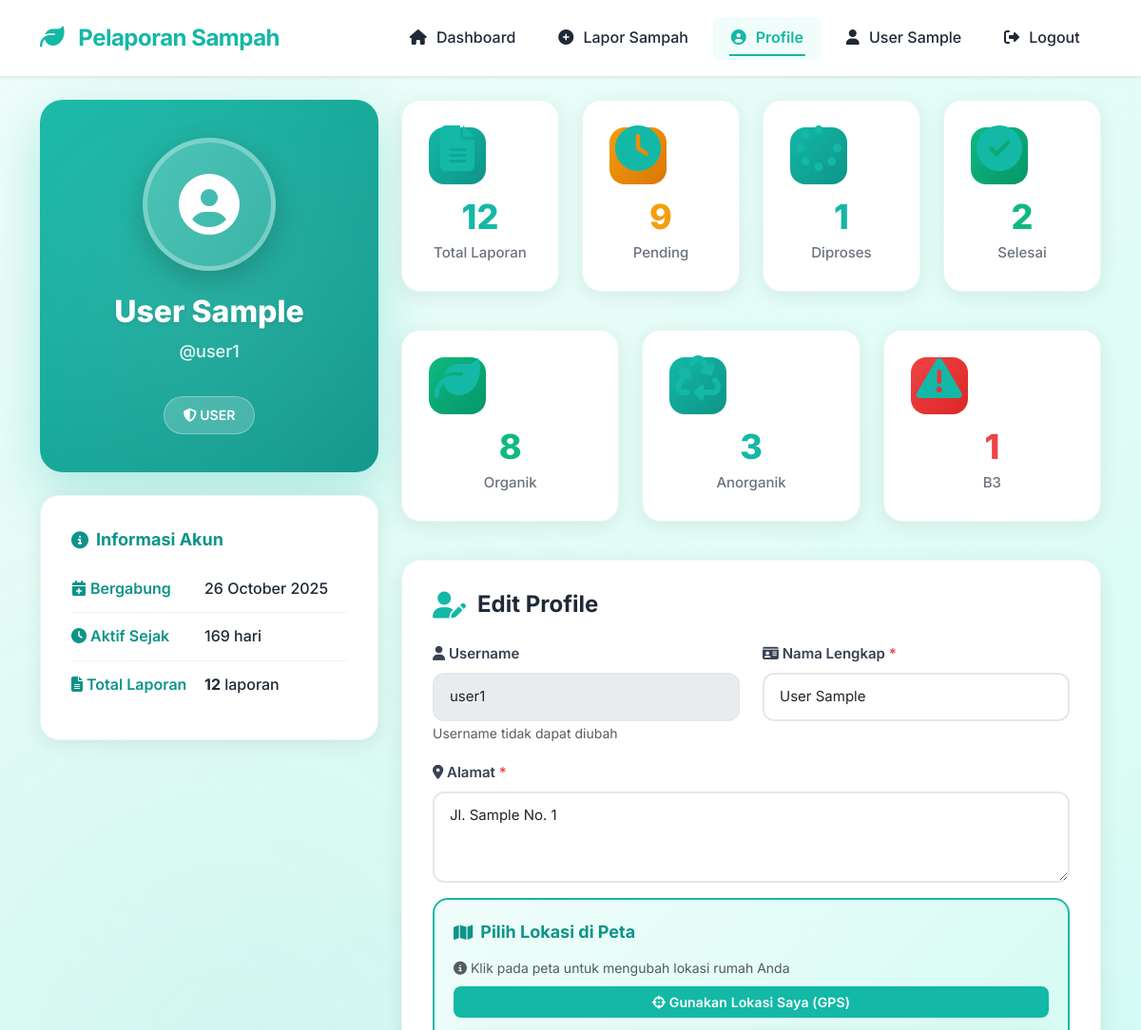
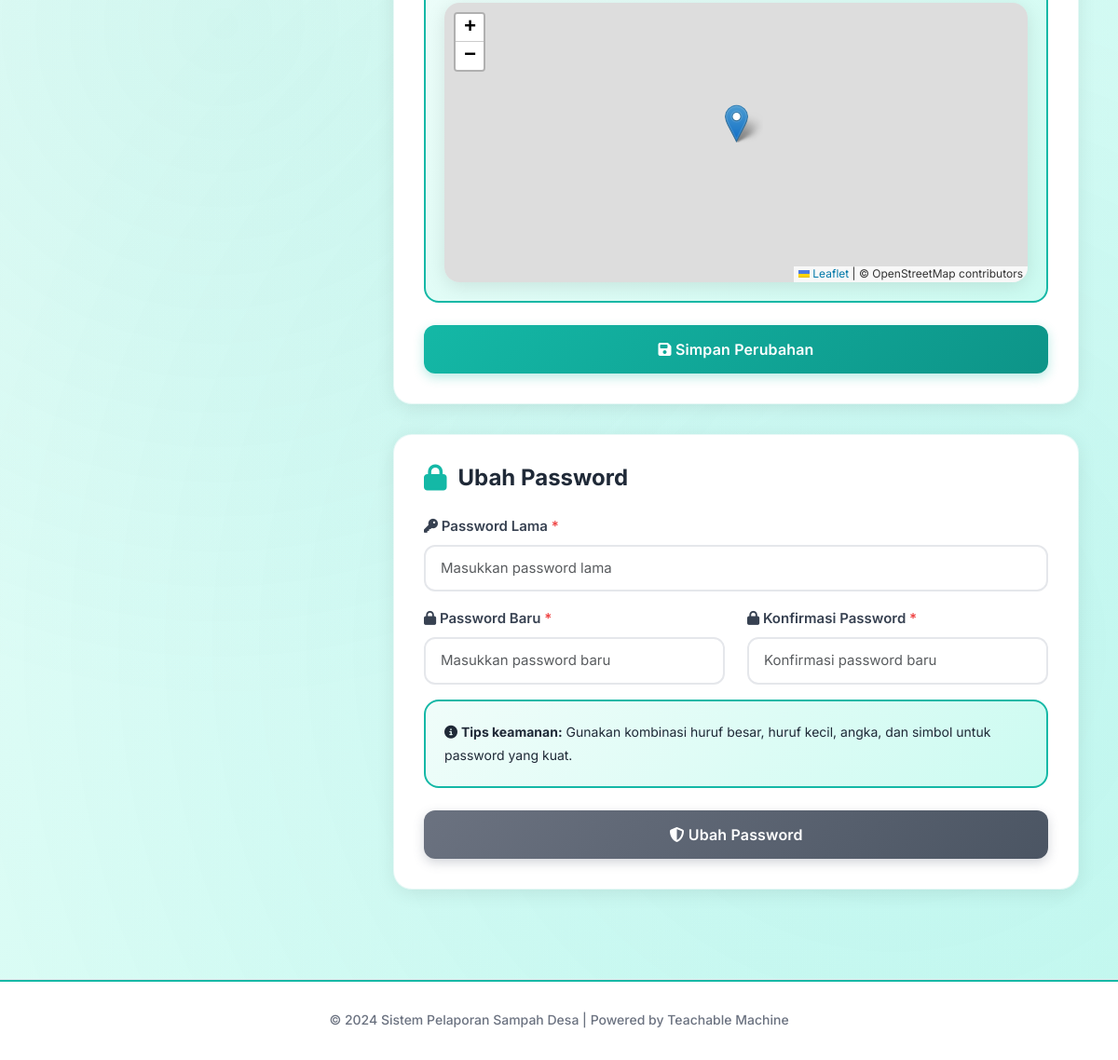
The app's page /user/profile.php (signed in) with its own data (2 pictures, top to bottom).
### tables this page shows
CREATE TABLE IF NOT EXISTS `users` (
  `id` int(11) NOT NULL AUTO_INCREMENT,
  `username` varchar(50) NOT NULL,
  `password` varchar(255) NOT NULL,
  `google_id` varchar(100) DEFAULT NULL COMMENT 'Google OAuth User ID',
  `email` varchar(255) DEFAULT NULL COMMENT 'Email dari Google OAuth',
  `google_picture` text DEFAULT NULL COMMENT 'URL foto profil dari Google',
  `nama` varchar(100) NOT NULL,
  `nomor_hp` varchar(20) DEFAULT NULL,
  `alamat` text NOT NULL,
  `latitude` decimal(10,8) DEFAULT NULL,
  `longitude` decimal(11,8) DEFAULT NULL,
  `role` enum('user','admin') DEFAULT 'user',
  `created_at` timestamp NOT NULL DEFAULT current_timestamp(),
  PRIMARY KEY (`id`),
  UNIQUE KEY `username` (`username`),
  KEY `idx_google_id` (`google_id`),
  KEY `idx_email` (`email`)
);

### user/profile.php (the view, shortened to what the rows shown need)
<?php
require_once '../classes/User.php';
$database = new Database();
$db = $database->getConnection();
$user = new User($db);
$userData = $user->getUserById($_SESSION['user_id']);
$joinDate = new DateTime($userData['created_at']);
$now = new DateTime();
$daysSinceJoin = $now->diff($joinDate)->days;
?>
<!DOCTYPE html>
<html lang="id">
<head>
    <link href="https://cdn.jsdelivr.net/npm/bootstrap@5.3.0/dist/css/bootstrap.min.css" rel="stylesheet">
    <link rel="stylesheet" href="https://cdnjs.cloudflare.com/ajax/libs/font-awesome/6.4.0/css/all.min.css">
    <link rel="stylesheet" href="https://unpkg.com/leaflet@1.9.4/dist/leaflet.css" />
    <link rel="stylesheet" href="../assets/css/style.css">
</head>
<body>
    <div class="container mt-4 mb-5">
            <div class="row">
            <div class="col-lg-4 mb-4">
                <div class="profile-card fade-in mb-4">
                    <div class="text-center">
                        <h1 class="profile-name"><?php echo htmlspecialchars($userData['nama']); ?></h1>
                        <p class="profile-username">@<?php echo htmlspecialchars($userData['username']); ?></p>
                        <span class="profile-badge">
                            <i class="fas fa-shield-alt"></i> <?php echo strtoupper($userData['role']); ?>
                        </span>
                    </div>
                        </div>
                <div class="modern-card fade-in">
                    <div class="info-item">
                        <span class="info-label"><i class="fas fa-calendar-plus"></i> Bergabung</span>
                        <span class="info-value"><?php echo date('d F Y', strtotime($userData['created_at'])); ?></span>
                    </div>
                    <div class="info-item">
                        <span class="info-label"><i class="fas fa-clock"></i> Aktif Sejak</span>
                        <span class="info-value"><?php echo $daysSinceJoin; ?> hari</span>
                    </div>
                                    </div>
                                </div>
            <div class="col-lg-8">
                <div class="modern-card slide-in">
                    <h2 class="card-title-modern">
                        <i class="fas fa-user-edit"></i> Edit Profile
                    </h2>
                            <form method="POST" name="update_profile">
                                <div class="row">
                                    <div class="col-md-6 mb-3">
                                        <label for="username" class="form-label">
                                            <i class="fas fa-user"></i> Username
                                        </label>
                                        <input type="text" class="form-control" id="username"
                                               value="<?php echo htmlspecialchars($userData['username']); ?>"
                                               disabled>
                                        <small class="text-muted">Username tidak dapat diubah</small>
                                    </div>
                                    <div class="col-md-6 mb-3">
                                        <label for="nama" class="form-label">
                                            <i class="fas fa-id-card"></i> Nama Lengkap <span class="text-danger">*</span>
                                        </label>
                                        <input type="text" class="form-control" id="nama" name="nama"
                                       value="<?php echo htmlspecialchars($userData['nama']); ?>"
                                       required placeholder="Masukkan nama lengkap">
                                    </div>
                                </div>
                                <div class="mb-3">
                                    <label for="alamat" class="form-label">
                                <i class="fas fa-map-marker-alt"></i> Alamat <span class="text-danger">*</span>
                                    </label>
                            <textarea class="form-control" id="alamat" name="alamat" rows="3"
                                      required placeholder="Masukkan alamat lengkap"><?php echo htmlspecialchars($userData['alamat']); ?></textarea>
                                </div>
                    </form>
                    </div>
                    <?php if (empty($userData['google_id'])): ?>
                <div class="modern-card slide-in" style="animation-delay: 0.2s;">
                    <h2 class="card-title-modern">
                        <i class="fas fa-lock"></i> Ubah Password
                    </h2>
                </div>
                    <?php endif; ?>
            </div>
        </div>
    </div>
</body>
</html>

### records on screen
users: nama "User Sample", username "user1", role "USER", created_at "26 October 2025", alamat "Jl. Sample No. 1"

### other values on screen
$_SESSION['nama'] "User Sample"
$totalReports "12"
$pending "9"
$diproses "1"
$selesai "2"
$organik "8"
$anorganik "3"
$b3 "1"
